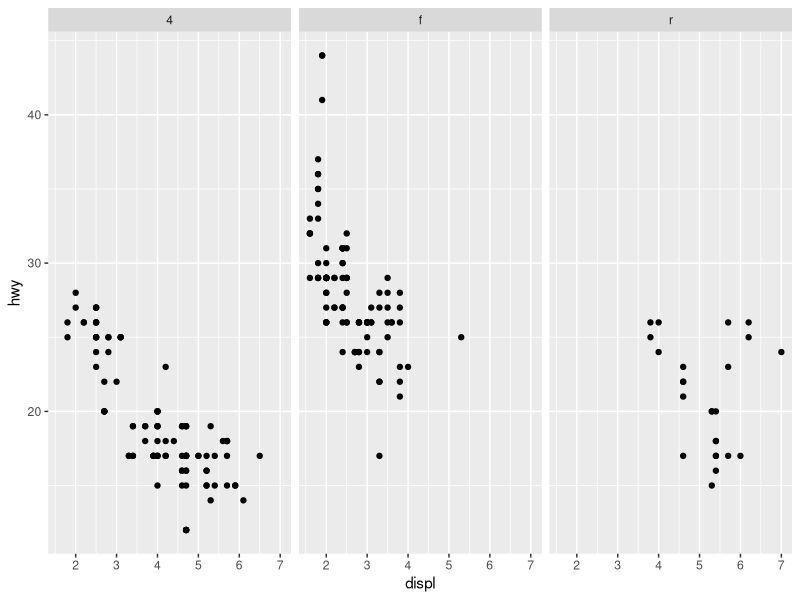
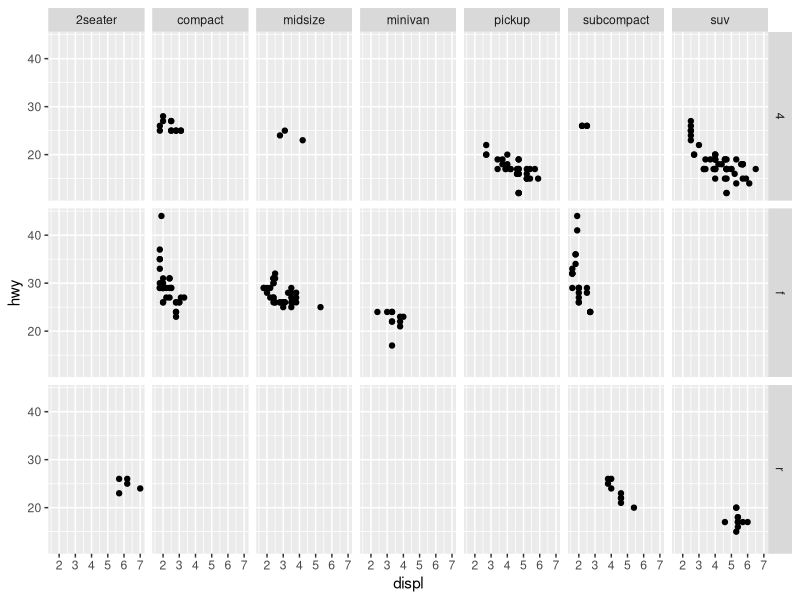
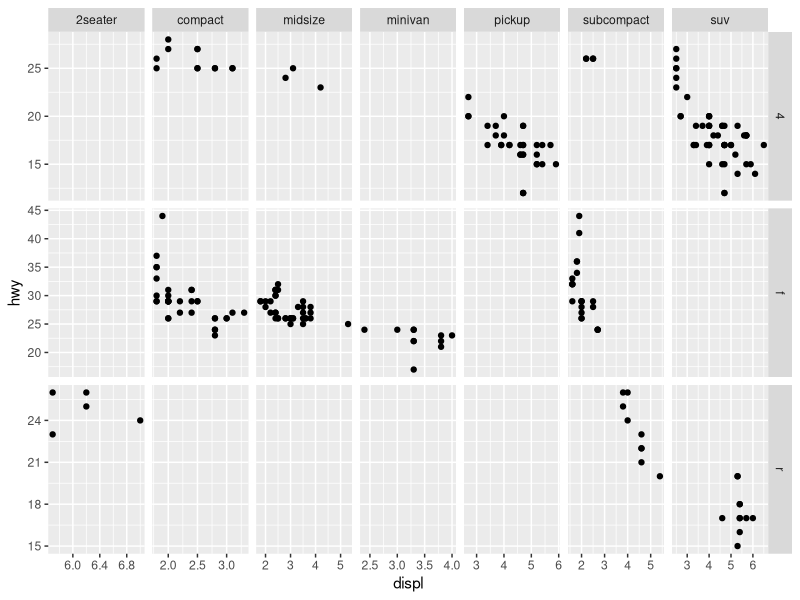

Recreate these plots in R, in order.
library(tidyverse)

ggplot(data = mpg) +
  geom_point(aes(
    x = displ,
    y = hwy
  )) +
  facet_wrap(~drv)

ggplot(data = mpg) +
  geom_point(aes(
    x = displ,
    y = hwy
  )) +
  facet_grid(drv ~ class)


ggplot(data = mpg) +
  geom_point(aes(
    x = displ,
    y = hwy
  )) +
  facet_grid(drv ~ class, scales = "free")
